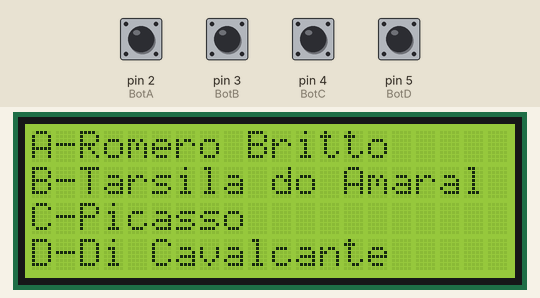
Simulated run of this sketch. Board: Arduino Uno, built with avr-gcc and run on an emulated ATmega328P. Parts: 20×4 character LCD. The inputs (shaded band) are chosen by the test bench; at power-on: pin 2 (BotA), pin 3 (BotB), pin 4 (BotC), pin 5 (BotD) HIGH. Random numbers use the default seed unless the sketch sets one.

Above: at 17.7 s.
17.8 s: pin 2 (BotA) pulled LOW for 0.4 s
At 19.4 s:
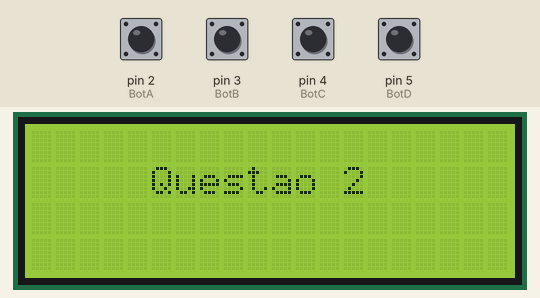
27.4 s: pin 3 (BotB) pulled LOW for 1 s
At 32.2 s:
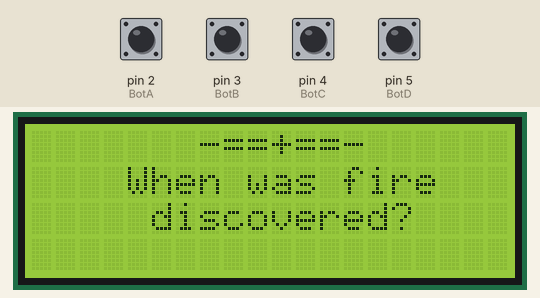
37.5 s: pin 4 (BotC) pulled LOW for 1 s
At 42.4 s:
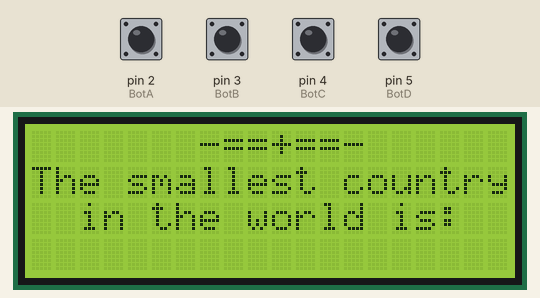
48.6 s: pin 5 (BotD) pulled LOW for 0.4 s
At 52.4 s:
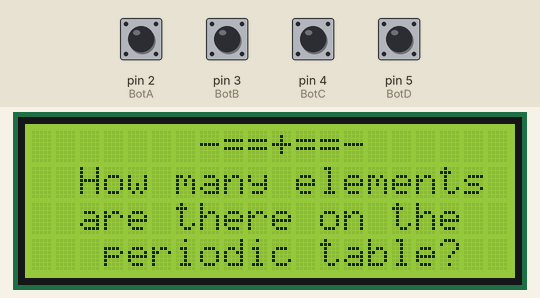
59.2 s: pin 3 (BotB) pulled LOW for 0.4 s
At 63.4 s:
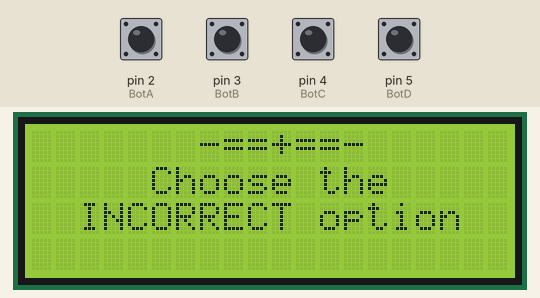
69.8 s: pin 4 (BotC) pulled LOW for 0.4 s
At 74.0 s:
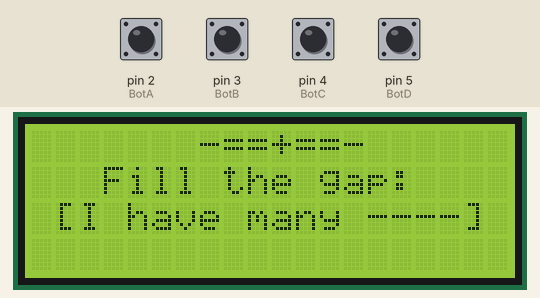
Timing chart, 0 to 75.5 s (numbered marks = the images above; inputs shaded):
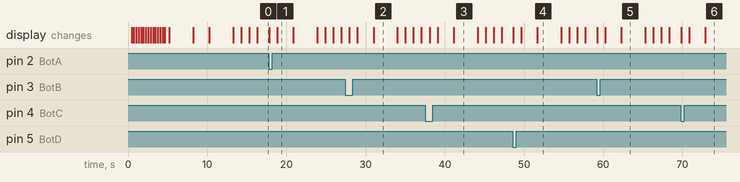

The sketch:

C_digoARCADINO.ino
```cpp
#include <Wire.h>
#include <LiquidCrystal_I2C.h>

LiquidCrystal_I2C lcd (0x27, 2,1,0,4,5,6,7,3, POSITIVE);

#define BotA 2
#define BotB 3
#define BotC 4
#define BotD 5

int i;

int nQuestao = 10;
int array[10];

byte Entrada[8] = {
  B00000,
  B00001,
  B00001,
  B00001,
  B01111,
  B11111,
  B00111,
  B00111,
};

byte Entrada2[8] = {
  B00000,
  B00010,
  B10111,
  B11111,
  B11111,
  B11111,
  B11011,
  B11111,
};

byte Entrada3[8] = {
  B00000,
  B00000,
  B00000,
  B11110,
  B11111,
  B11111,
  B11111,
  B11111,
};

byte Entrada4[8] = {
  B00000,
  B00000,
  B00001,
  B00000,
  B00000,
  B00000,
  B00110,
  B01110,
};

byte Entrada5[8] = {
  B00111,
  B11111,
  B11111,
  B11111,
  B01111,
  B01111,
  B01111,
  B11111,
};

byte Entrada6[8] = {
  B11111,
  B11111,
  B11111,
  B11111,
  B11111,
  B11111,
  B11111,
  B11111,
};

byte Entrada7[8] = {
  B11111,
  B11111,
  B11110,
  B00000,
  B00000,
  B00000,
  B00000,
  B00000,
};

byte Entrada8[8] = {
  B11110,
  B11111,
  B11111,
  B11111,
  B11111,
  B11111,
  B01111,
  B00011,
};

byte Entrada9[8] = {
  B00000,
  B11110,
  B11111,
  B11111,
  B11111,
  B11110,
  B00000,
  B00000,
};

void setup(){
  pinMode(BotA, INPUT_PULLUP);
  pinMode(BotB, INPUT_PULLUP);
  pinMode(BotC, INPUT_PULLUP);
  pinMode(BotD, INPUT_PULLUP);

  lcd.begin(20, 4);

  lcd.createChar(1, Entrada);
  lcd.createChar(2, Entrada2);
  lcd.createChar(3, Entrada3);
  lcd.createChar(4, Entrada4);
  lcd.createChar(5, Entrada5);
  lcd.createChar(6, Entrada6);
  lcd.createChar(7, Entrada7);
  lcd.createChar(8, Entrada8);
  lcd.createChar(9, Entrada9);
  lcd.setCursor(1,1);
  lcd.write(byte(1));
  lcd.setCursor(2,1);
  lcd.write(byte(2));
  lcd.setCursor(3,1);
  lcd.write(byte(3));
  lcd.setCursor(0,2);
  lcd.write(byte(4));
  lcd.setCursor(1,2);
  lcd.write(byte(5));
  lcd.setCursor(2,2);
  lcd.write(byte(6));
  lcd.setCursor(3,2);
  lcd.write(byte(7));
  lcd.setCursor(0,4);
  lcd.write(byte(8));
  lcd.setCursor(1,4);
  lcd.write(byte(6));
  lcd.setCursor(2,4);
  lcd.write(byte(6));
  lcd.setCursor(3,4);
  lcd.write(byte(9));

  for (i =0; i <16; i++){
    lcd.scrollDisplayRight();
    delay(300);
  }

  delay (200);
  lcd.clear();
  lcd.setCursor(7,0);
  lcd.print ("-==+==-");
  lcd.setCursor(5,1);
  lcd.print ("Welcome to");
  lcd.setCursor(2,2);
  lcd.print("A r c a D I N O");
  lcd.setCursor(7,4);
  lcd.print ("-==+==-");
  Serial.begin(9600);
  delay(3000);
  lcd.clear();
  geraSequencia();
}

void correto(){
          lcd.clear();
          lcd.setCursor(7,0);
          lcd.print ("-==+==-");
          lcd.setCursor(6,2);
          lcd.print("Correto!");
          lcd.setCursor(7,4);
          lcd.print ("-==+==-");
          delay (1000);
}

void errado(){
          lcd.clear();
          lcd.setCursor(7,0);
          lcd.print ("-==+==-");
          lcd.setCursor(7,2);
          lcd.print("Errado!");
          lcd.setCursor(7,4);
          lcd.print ("-==+==-");
          delay (1000);
}

 void loop(){
  for (int i = 0; i < nQuestao; i++){
      SelecionaQuestao(array[i]);
  }

  lcd.clear();
  lcd.setCursor(7,0);
  lcd.print ("-==+==-");
  lcd.setCursor(2,1);
  lcd.print("This is the end!");
  lcd.setCursor(1,2);
  lcd.print("Thanks for playing!");
  lcd.setCursor(7,4);
  lcd.print ("-==+==-");
  delay(4000);
}

void SelecionaQuestao(int nQuestao){

     //INGLÊS
  switch(nQuestao){
    case 0:
        lcd.clear();
          lcd.setCursor(5,1);
          lcd.print("Questao 7");
          delay (2000);
          lcd.clear();
          lcd.setCursor(7,0);
          lcd.print ("-==+==-");
          lcd.setCursor(3,1);
          lcd.print ("Fill the gap:");
          lcd.setCursor(1,2);
          lcd.print("[I have many ----]");

          delay (3000);
          lcd.clear();
          lcd.setCursor(0,0);
          lcd.print ("A-Books"); //certa
          delay (1000);
          lcd.setCursor(0,1);
          lcd.print ("B-Money");
          delay (1000);
          lcd.setCursor(0,2);
          lcd.print ("C-Energy");
          delay (1000);
          lcd.setCursor(0,4);
          lcd.print ("D-Time");
          delay (1000);

        if(AnalisaBotao()=='A'){
          correto();
        }else{
         errado();
        }
    break;

    case 1:
          lcd.clear();
          lcd.setCursor(5,1);
          lcd.print("Questao 2");
          delay (2000);
          lcd.clear();
          lcd.setCursor(7,0);
          lcd.print ("-==+==-");
          lcd.setCursor(3,1);
          lcd.print ("Fill the gap:");
          lcd.setCursor(1,2);
          lcd.print("[My parentes ----]");

          delay (3000);lcd.clear();
          lcd.setCursor(0,0);
          lcd.print ("A-Has Arrived");
          delay (1000);
          lcd.setCursor(0,1);
          lcd.print ("B-Have arrived"); //certa
          delay (1000);
          lcd.setCursor(0,2);
          lcd.print ("C-Has arrive");
          delay (1000);
          lcd.setCursor(0,4);
          lcd.print ("D-Have arrive");
          delay (1000);

        if(AnalisaBotao()=='B'){
          correto();
        }else{
         errado();
        }
    break;

    case 2:
          lcd.clear();
          lcd.setCursor(5,1);
          lcd.print("Questao 10");
          delay (2000);
          lcd.clear();
          lcd.setCursor(7,0);
          lcd.print ("-==+==-");
          lcd.setCursor(0,1);
          lcd.print ("Whats the meaning of");
          lcd.setCursor(1,2);
          lcd.print("the word [parents]?");

          delay (3000);
          lcd.clear();
          lcd.setCursor(0,0);
          lcd.print ("A-Pares");
          delay (1000);
          lcd.setCursor(0,1);
          lcd.print ("B-Parentes");
          delay (1000);
          lcd.setCursor(0,2);
          lcd.print ("C-Pais"); //certa
          delay (1000);
          lcd.setCursor(0,4);
          lcd.print ("D-Parecidos");
          delay (1000);

        if(AnalisaBotao()=='C'){
          correto();
        }else{
         errado();
        }
    break;

     case 3:
         lcd.clear();
          lcd.setCursor(5,1);
          lcd.print("Questao 6");
          delay (2000);
          lcd.clear();
          lcd.setCursor(7,0);
          lcd.print ("-==+==-");
          lcd.setCursor(5,1);
          lcd.print ("Choose the");
          lcd.setCursor(2,2);
          lcd.print ("INCORRECT option");

          delay (3000);
          lcd.clear();
          lcd.setCursor(0,0);
          lcd.print ("A-It is");
          delay (1000);
          lcd.setCursor(0,1);
          lcd.print ("B-They are");
          delay (1000);
          lcd.setCursor(0,2);
          lcd.print ("C-I am");
          delay (1000);
          lcd.setCursor(0,4);
          lcd.print ("D-She are"); //certa
          delay (1000);

        if(AnalisaBotao()=='D'){
          correto();
        }else{
         errado();
        }
    break;

    case 4:
        lcd.clear();
          lcd.setCursor(5,1);
          lcd.print("Questao 8");
          delay (2000);
          lcd.clear();
          lcd.setCursor(7,0);
          lcd.print ("-==+==-");
          lcd.setCursor(0,1);
          lcd.print ("Whats the meaning of");
          lcd.setCursor(2,2);
          lcd.print("the word [fate]?");

          delay (3000);
          lcd.clear();
          lcd.setCursor(0,0);
          lcd.print ("A-Destino"); //certa
          delay(1000);
          lcd.setCursor(0,1);
          lcd.print ("B-Fato");
          delay(1000);
          lcd.setCursor(0,2);
          lcd.print ("C-Factual");
          delay(1000);
          lcd.setCursor(0,4);
          lcd.print ("D-Fatiar");
          delay (1000);

        if(AnalisaBotao()=='A'){
          correto();
        }else{
         errado();
        }
         break;

      //CONHECIMENTO GERAIS
    case 5:
          lcd.clear();
          lcd.setCursor(5,1);
          lcd.print("Questao 3");
          delay (2000);
          lcd.clear();
          lcd.setCursor(7,0);
          lcd.print ("-==+==-");
          lcd.setCursor(4,1);
          lcd.print ("When was fire");
          lcd.setCursor(5,2);
          lcd.print ("discovered?");

          delay (3000);
          lcd.clear();
          lcd.setCursor(0,0);
          lcd.print ("A-Neolithic");
          delay(1000);
          lcd.setCursor(0,1);
          lcd.print ("B-Paleolithic"); //certa
          delay(1000);
          lcd.setCursor(0,2);
          lcd.print ("C-Middle Age");
          delay(1000);
          lcd.setCursor(0,4);
          lcd.print ("D-Stone Age");
          delay (1000);

          if(AnalisaBotao()=='B'){
          correto();
          }else{
          lcd.clear();
          errado();
        }
    break;


    case 6:
          lcd.clear();
          lcd.setCursor(5,1);
          lcd.print("Questao 4");
          delay (2000);
          lcd.clear();
          lcd.setCursor(7,0);
          lcd.print ("-==+==-");
          lcd.setCursor(0,1);
          lcd.print("The smallest country");
          lcd.setCursor(2,2);
          lcd.print("in the world is:");

          delay (3000);
          lcd.clear();
          lcd.setCursor(0,0);
          lcd.print ("A-India");
          delay(1000);
          lcd.setCursor(0,1);
          lcd.print ("B-Scotland");
          delay(1000);
          lcd.setCursor(0,2);
          lcd.print ("C-Vatican");//certa
          delay(1000);
          lcd.setCursor(0,4);
          lcd.print ("D-Bhutan");
          delay (1000);

        if(AnalisaBotao()=='C'){
          correto();
        }else{
          errado();
        }
    break;

     case 7:
          lcd.clear();
          lcd.setCursor(5,1);
          lcd.print("Questao 5");
          delay (2000);
          lcd.clear();
          lcd.setCursor(7,0);
          lcd.print ("-==+==-");
          lcd.setCursor(2,1);
          lcd.print ("How many elements");
          lcd.setCursor(2,2);
          lcd.print ("are there on the");
          lcd.setCursor(3,4);
          lcd.print ("periodic table?");

          delay (3000);
          lcd.clear();
          lcd.setCursor(0,0);
          lcd.print ("A-112");
          delay  (1000);
          lcd.setCursor(0,1);
          lcd.print ("B-114");
          delay  (1000);
          lcd.setCursor(0,2);
          lcd.print ("C-116");
          delay  (1000);
          lcd.setCursor(0,3);
          lcd.print ("D-118"); //certa
          delay (1000);

        if(AnalisaBotao()=='D'){
         correto();
        }else{
          lcd.clear();
         errado();
        }
    break;

    case 8:

        lcd.clear();
        lcd.setCursor(5,1);
        lcd.print("Questao 9");
        delay (2000);
        lcd.clear();
        lcd.setCursor(7,0);
        lcd.print ("-==+==-");
        lcd.setCursor(1,1);
        lcd.print ("The biggest country");
        lcd.setCursor(2,2);
        lcd.print("in the world is:");

        delay (3000);
        lcd.clear();
        lcd.setCursor(0,0);
        lcd.print ("A-Russia"); //certa
        delay  (1000);
        lcd.setCursor(0,1);
        lcd.print ("B-Canada");
        delay  (1000);
        lcd.setCursor(0,2);
        lcd.print ("C-United States");
        delay  (1000);
        lcd.setCursor(0,3);
        lcd.print ("D-China");
        delay (1000);

        if(AnalisaBotao()=='A'){
        correto();
        }else{
         errado();
        }
    break;

    case 9:
          lcd.clear();
          lcd.setCursor(5,1);
          lcd.print("Questao 1");
          delay (2000);
          lcd.clear();
          lcd.setCursor(7,0);
          lcd.print ("-==+==-");
          lcd.setCursor(0,1);
          lcd.print ("Which artist painted");
          lcd.setCursor(1,2);
          lcd.print ("the work [Abapuru]?");

          delay (3000);
          lcd.clear();
          lcd.setCursor(0,0);
          lcd.print ("A-Romero Britto");
          delay (1000);
          lcd.setCursor(0,1);
          lcd.print ("B-Tarsila do Amaral"); //certa
          delay (1000);
          lcd.setCursor(0,2);
          lcd.print ("C-Picasso");
          delay (1000);
          lcd.setCursor(0,4);
          lcd.print ("D-Di Cavalcante");
          delay (1000);

        if(AnalisaBotao()=='B'){
          correto();
        }else{
         errado();
        }
    break;
  }
}


void geraSequencia(){
  randomSeed(random(0, 1000));
  for (int i = 0; i < nQuestao; i++){
    array[i] = i;
  }
  for (int i = 0; i < nQuestao; i++) {
    int temp = array[i];
    int novoIndice = random(nQuestao);
    array[i] = array[novoIndice];
    array[novoIndice] = temp;
  }
}

char AnalisaBotao(){
  bool BotaoPressionado = true;

  while(BotaoPressionado){
    if(!digitalRead(BotA)){
      BotaoPressionado = false;
      return 'A';
    }else if(!digitalRead(BotB)){
      BotaoPressionado = false;
      return 'B';
    }else if(!digitalRead(BotC)){
      BotaoPressionado = false;
      return 'C';
    }else if(!digitalRead(BotD)){
      BotaoPressionado = false;
      return 'D';
    }
  }
}
```

Measured:
- after the input at 17.8 s, the display: first changes at once (image 1 shows a later state)
- after the input at 27.4 s, the display: first changes after 0.56 s (image 2 shows a later state)
- after the input at 37.5 s, the display: first changes after 0.58 s (image 3 shows a later state)
- after the input at 48.6 s, the display: first changes at once (image 4 shows a later state)
- after the input at 59.2 s, the display: first changes at once (image 5 shows a later state)
- after the input at 69.8 s, the display: first changes at once (image 6 shows a later state)
- what the display in image 1 shows lasts 2.1 s, from 18.8 s to 20.9 s
